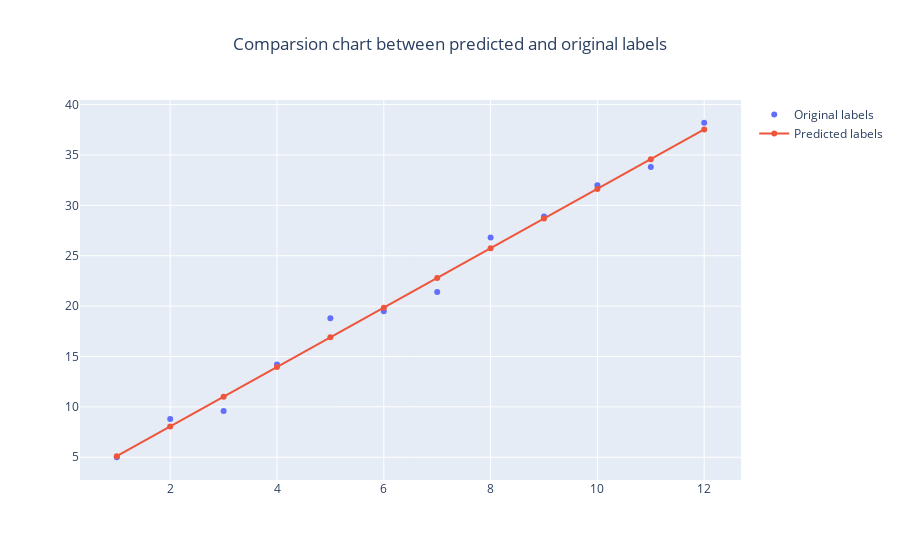

Notebook cell for this chart:
### Code cell
model_label_output = get_new_labels(trained_weight, trained_bias, my_feature)

plot_original_and_predicted_label(my_feature, my_label, model_label_output)

### Figure 1 — Plotly figure (JSON) as saved in the notebook; plotly's stock layout.template omitted (floating-point values rounded to 4 significant figures)
{"data": [{"mode": "markers", "name": "Original labels", "type": "scatter", "x": [1, 2, 3, 4, 5, 6, 7, 8, 9, 10, 11, 12], "y": [5, 8.8, 9.6, 14.2, 18.8, 19.5, 21.4, 26.8, 28.9, 32, 33.8, 38.2]}, {"mode": "lines+markers", "name": "Predicted labels", "type": "scatter", "x": [1, 2, 3, 4, 5, 6, 7, 8, 9, 10, 11, 12], "y": [5.111, 8.058, 11.01, 13.95, 16.9, 19.85, 22.79, 25.74, 28.69, 31.64, 34.58, 37.53]}], "layout": {"title": {"text": "Comparsion chart between predicted and original labels", "x": 0.5}}}
